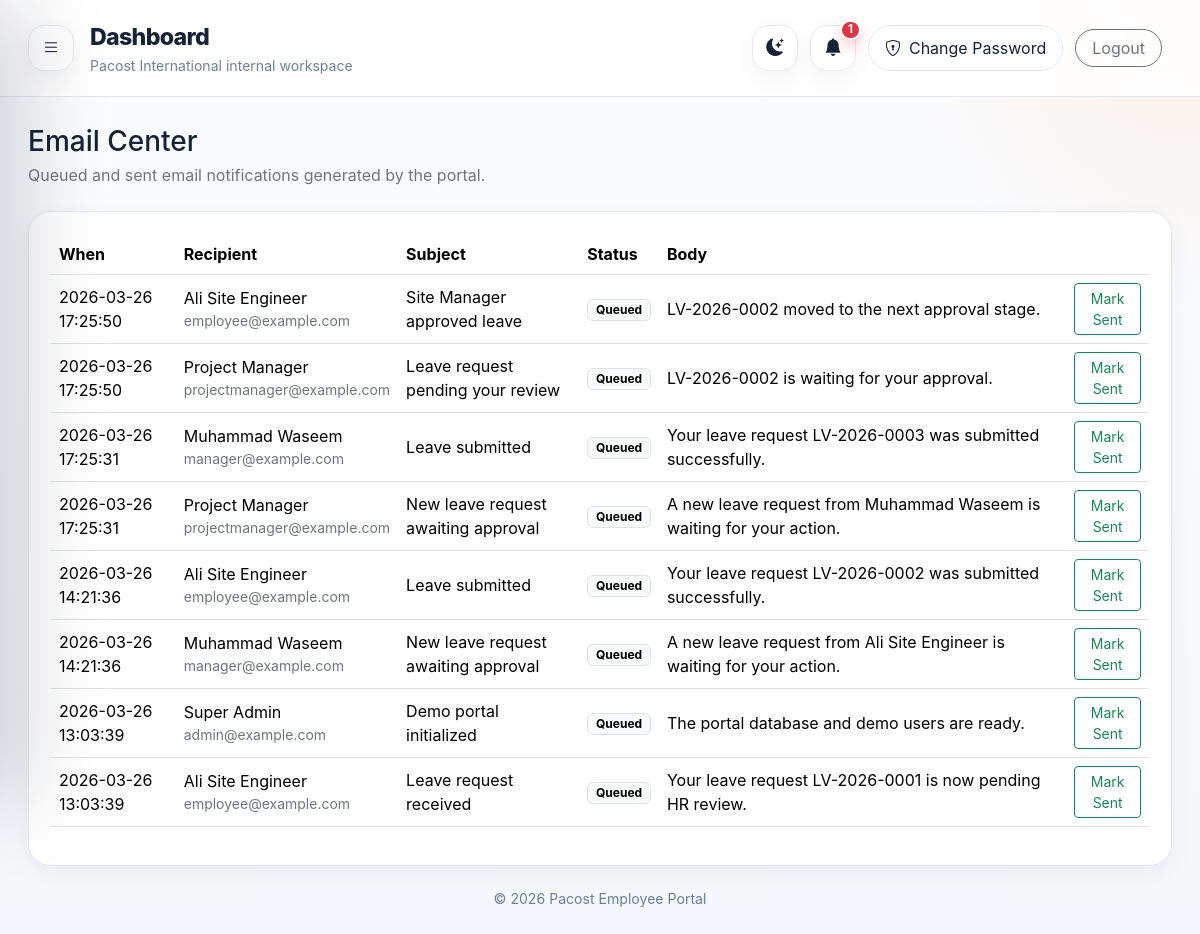
Page /email-center (signed in) on the committed database.
### tables this page shows
CREATE TABLE email_queue (
    id INTEGER PRIMARY KEY AUTOINCREMENT,
    to_user_id INTEGER,
    to_email TEXT NOT NULL,
    subject TEXT NOT NULL,
    body TEXT NOT NULL,
    status TEXT NOT NULL DEFAULT 'Queued',
    created_at TEXT NOT NULL,
    FOREIGN KEY (to_user_id) REFERENCES users (id)
);

CREATE TABLE users (
    id INTEGER PRIMARY KEY AUTOINCREMENT,
    full_name TEXT NOT NULL,
    email TEXT NOT NULL UNIQUE,
    employee_code TEXT NOT NULL UNIQUE,
    password_hash TEXT NOT NULL,
    role TEXT NOT NULL CHECK(role IN ('employee', 'manager', 'hr', 'admin')),
    department_id INTEGER,
    designation_id INTEGER,
    manager_id INTEGER,
    phone TEXT,
    address TEXT,
    emergency_contact TEXT,
    join_date TEXT,
    monthly_basic REAL NOT NULL DEFAULT 0,
    default_allowances REAL NOT NULL DEFAULT 0,
    deduction_per_absent REAL NOT NULL DEFAULT 0,
    deduction_per_late REAL NOT NULL DEFAULT 0,
    is_active INTEGER NOT NULL DEFAULT 1, avatar_filename TEXT,
    FOREIGN KEY (department_id) REFERENCES departments (id),
    FOREIGN KEY (designation_id) REFERENCES designations (id),
    FOREIGN KEY (manager_id) REFERENCES users (id)
);

### app.py (the view)
@app.route("/email-center")
@login_required
@role_required("admin")
def email_center():
    emails = get_db().execute(
        "SELECT eq.*, u.full_name FROM email_queue eq LEFT JOIN users u ON eq.to_user_id=u.id ORDER BY eq.id DESC LIMIT 200"
    ).fetchall()
    return render_template("email_center.html", emails=emails)

### app.py (called while the page is built)
def get_db() -> sqlite3.Connection:
    if "db" not in g:
        g.db = sqlite3.connect(DATABASE)
        g.db.row_factory = sqlite3.Row
        ensure_schema(g.db)
    return g.db

def current_user() -> sqlite3.Row | None:
    user_id = session.get("user_id")
    if not user_id:
        return None
    return get_db().execute(
        """
        SELECT u.*, d.name AS department_name, ds.name AS designation_name, m.full_name AS manager_name
        FROM users u
        LEFT JOIN departments d ON u.department_id = d.id
        LEFT JOIN designations ds ON u.designation_id = ds.id
        LEFT JOIN users m ON u.manager_id = m.id
        WHERE u.id = ?
        """,
        (user_id,),
    ).fetchone()

def login_required(view):
    @wraps(view)
    def wrapped_view(**kwargs):
        if current_user() is None:
            return redirect(url_for("login"))
        return view(**kwargs)
    return wrapped_view

def role_required(*roles: str):
    def decorator(view):
        @wraps(view)
        def wrapped_view(**kwargs):
            user = current_user()
            if user is None:
                return redirect(url_for("login"))
            if user["role"] not in roles:
                flash("You do not have access to this page.", "danger")
                return redirect(url_for("dashboard"))
            return view(**kwargs)
        return wrapped_view
    return decorator

@app.context_processor
def inject_globals():
    user = current_user()
    settings = None
    unread_count = 0
    if user:
        db = get_db()
        try:
            settings = db.execute("SELECT * FROM company_settings ORDER BY id DESC LIMIT 1").fetchone()
            unread_count = db.execute("SELECT COUNT(*) AS c FROM notifications WHERE user_id=? AND is_read=0", (user["id"],)).fetchone()["c"]
        except sqlite3.OperationalError:
            settings = None
    return {"current_user": user, "year": date.today().year, "settings": settings, "unread_notification_count": unread_count}

### templates/email_center.html
{% extends 'base.html' %}
{% block content %}
<div class="d-flex justify-content-between align-items-center mb-4">
  <div>
    <h3 class="mb-1">Email Center</h3>
    <div class="text-secondary">Queued and sent email notifications generated by the portal.</div>
  </div>
</div>
<div class="card border-0 shadow-sm rounded-4"><div class="card-body">
  <div class="table-responsive"><table class="table align-middle"><thead><tr><th>When</th><th>Recipient</th><th>Subject</th><th>Status</th><th>Body</th><th></th></tr></thead><tbody>
    {% for row in emails %}
    <tr>
      <td>{{ row.created_at }}</td>
      <td>{{ row.full_name or '-' }}<div class="small text-secondary">{{ row.to_email }}</div></td>
      <td>{{ row.subject }}</td>
      <td><span class="badge text-bg-light border">{{ row.status }}</span></td>
      <td style="min-width:280px; white-space:pre-line">{{ row.body }}</td>
      <td>
        {% if row.status != 'Sent' %}
        <form method="post" action="{{ url_for('mark_email_sent', email_id=row.id) }}"><button class="btn btn-sm btn-outline-success">Mark Sent</button></form>
        {% endif %}
      </td>
    </tr>
    {% else %}
    <tr><td colspan="6" class="text-center text-secondary py-4">No email records found.</td></tr>
    {% endfor %}
  </tbody></table></div>
</div></div>
{% endblock %}

### static/css/style.css (style rules this page uses)
:root { --bg:#f4f7fb; --panel:#ffffff; --panel-2:#fbfcfe; --text:#162235; --muted:#6f7f95; --line:#e3e8f0; --primary:#f57c20; --primary-soft:#fff1e6; --navy:#152235; --navy-2:#1d2d46; --shadow:0 18px 50px rgba(15,23,42,.08); --shadow-soft:0 8px 24px rgba(15,23,42,.05); }
* { box-sizing:border-box }
html,body { height:100% }
body { margin:0; background: radial-gradient(circle at top right, rgba(245,124,32,.10), transparent 20%), linear-gradient(180deg,var(--panel-2) 0%, var(--bg) 100%); color:var(--text); font-family: Inter,system-ui,-apple-system,"Segoe UI",Roboto,Arial,sans-serif; }
.portal-body { overflow-x:hidden }
.card { background:var(--panel)!important;border:1px solid var(--line)!important;box-shadow:var(--shadow-soft)!important;border-radius:1.4rem!important }
.card-body { padding:22px!important }
.table { color:var(--text) }
.table thead th { white-space:nowrap }

### rows in the picture
email_queue: created_at "2026-03-26 17:25:50", full_name "Ali Site Engineer", to_email "employee@example.com", subject "Site Manager approved leave", status "Queued", body "LV-2026-0002 moved to the next approval stage."
email_queue: created_at "2026-03-26 17:25:50", full_name "Project Manager", to_email "projectmanager@example.com", subject "Leave request pending your review", status "Queued", body "LV-2026-0002 is waiting for your approval."
email_queue: created_at "2026-03-26 17:25:31", full_name "Muhammad Waseem", to_email "manager@example.com", subject "Leave submitted", status "Queued", body "Your leave request LV-2026-0003 was submitted successfully."
email_queue: created_at "2026-03-26 17:25:31", full_name "Project Manager", to_email "projectmanager@example.com", subject "New leave request awaiting approval", status "Queued", body "A new leave request from Muhammad Waseem is waiting for your action."
email_queue: created_at "2026-03-26 14:21:36", full_name "Ali Site Engineer", to_email "employee@example.com", subject "Leave submitted", status "Queued", body "Your leave request LV-2026-0002 was submitted successfully."
email_queue: created_at "2026-03-26 14:21:36", full_name "Muhammad Waseem", to_email "manager@example.com", subject "New leave request awaiting approval", status "Queued", body "A new leave request from Ali Site Engineer is waiting for your action."
email_queue: created_at "2026-03-26 13:03:39", full_name "Super Admin", to_email "admin@example.com", subject "Demo portal initialized", status "Queued", body "The portal database and demo users are ready."
email_queue: created_at "2026-03-26 13:03:39", full_name "Ali Site Engineer", to_email "employee@example.com", subject "Leave request received", status "Queued", body "Your leave request LV-2026-0001 is now pending HR review."

### other values in the picture
{{ title or 'Dashboard' }} "Dashboard"
{{ unread_notification_count }} "1"
